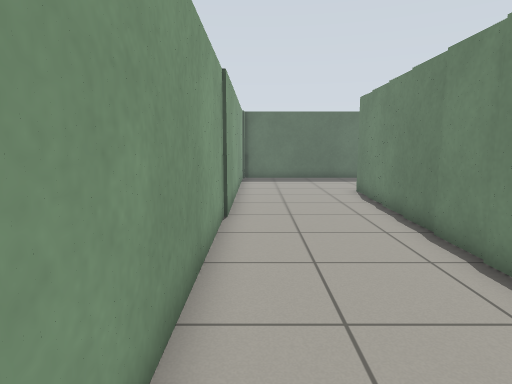
View 1 (above)

18 first-person views from a walk through a world built for the Gazebo simulator. The camera is 1 m above the floor, tilts 8° down and sees 75° across. The floor is counted in squares, 0.5 m on a side. Each view is taken from the middle of a square. On the plan, view 1 faces up. The plan holds only what a view shows up to about 18 squares ahead; the rest is blank.

View 2
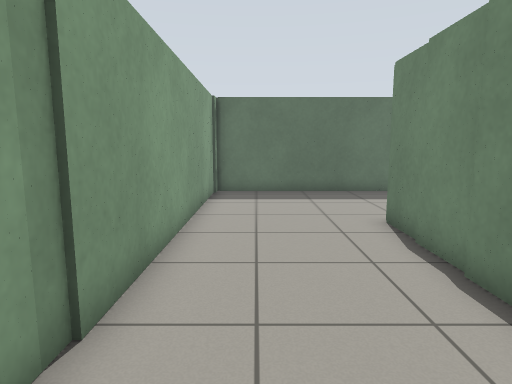

View 3
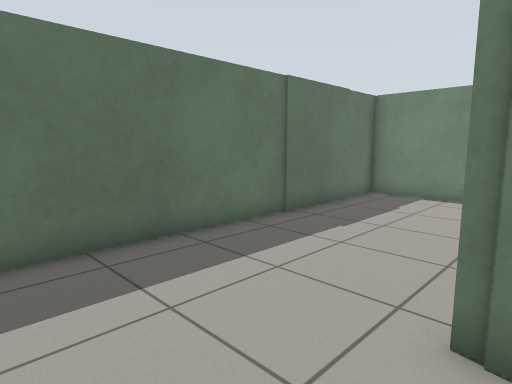

View 4
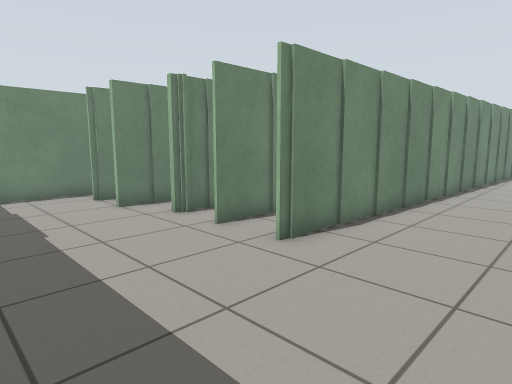

View 5
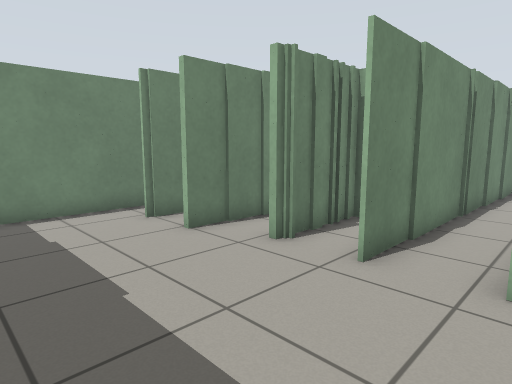

View 6
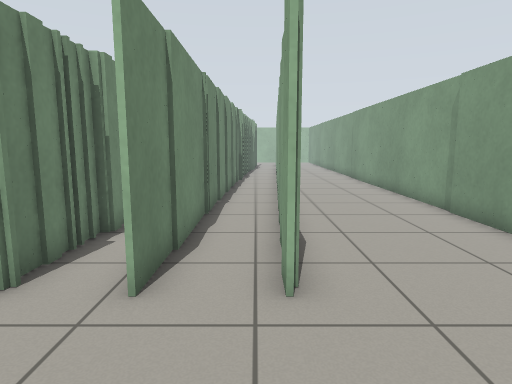

View 7
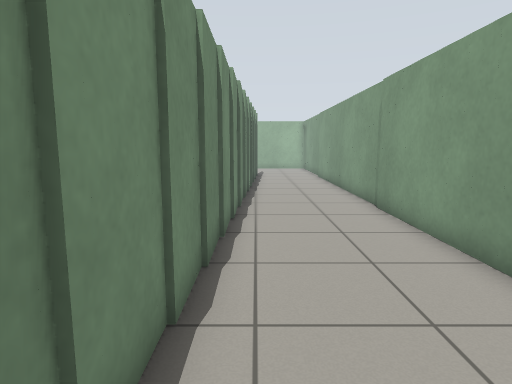

View 8
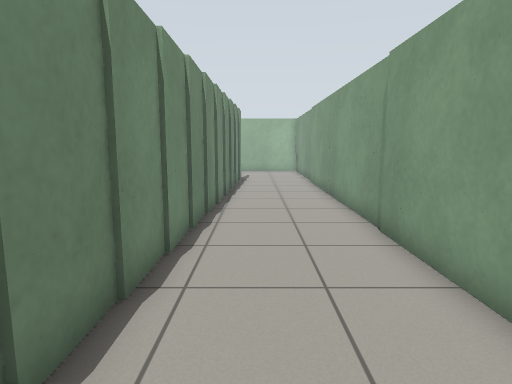

View 9
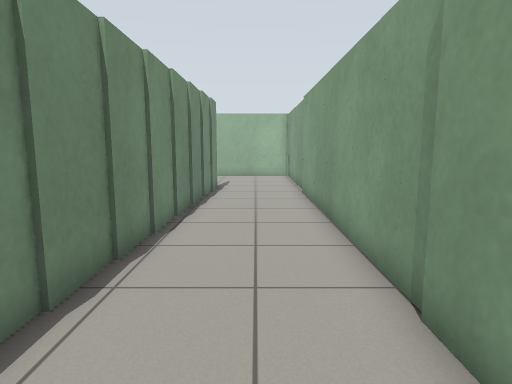

View 10
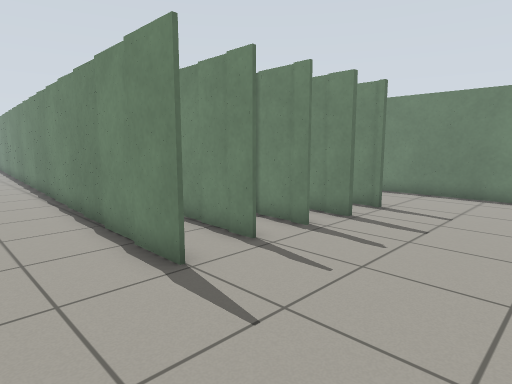

View 11
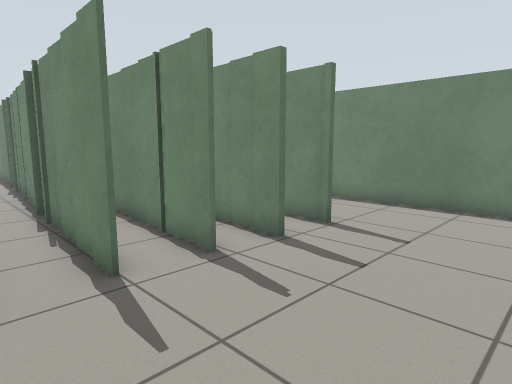

View 12
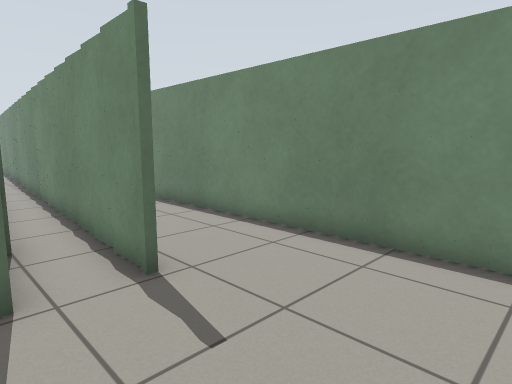

View 13
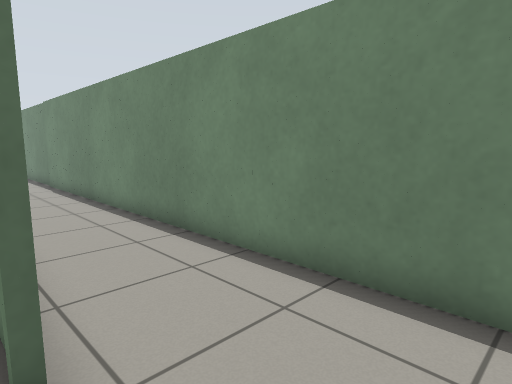

View 14
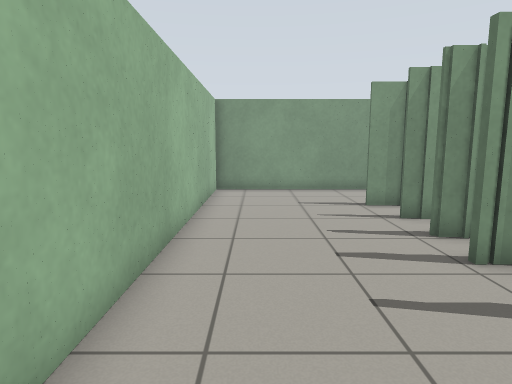

View 15
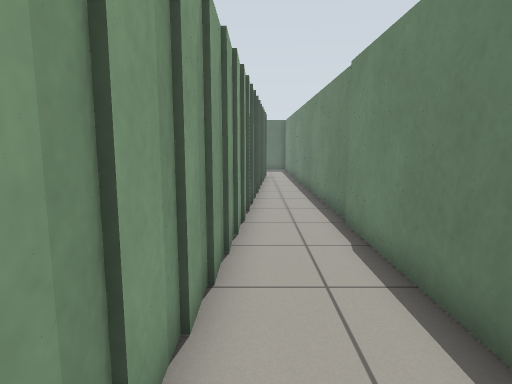

View 16
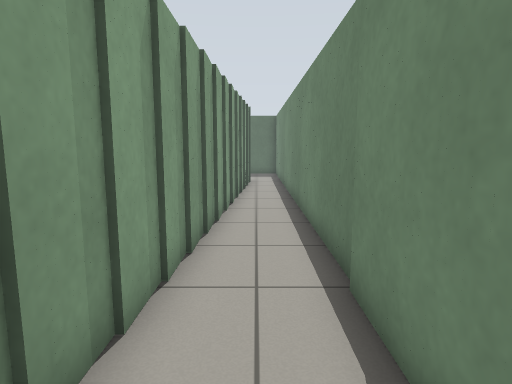

View 17
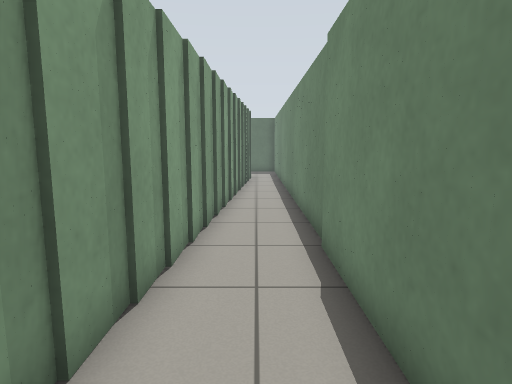

View 18
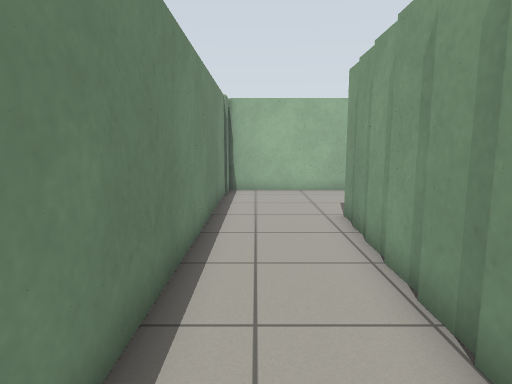

### Floor plan
Points are (right, up) in squares from view 1. A wall is a line through its corners. A room is listed if a view was taken in it or the views show most of it. See-through windows are left out.
Room 1 (views 1, 2, 3, 4, 5, 6, 7, 8, 9)
walls: (4.4, 10.9) (4.4, 14.9); (4.2, 9) (4.2, 11); (8.6, 11.4) (8.6, 14.9); (10.7, 13.1) (10.7, 15.6); (4, 3.6) (4, 9.1); (-0.9, 20) (-0.9, -2.5); (12.5, 14.5) (12.5, 15.8); (14.3, 15.5) (14.3, 20.5); (3.8, -0.1) (3.8, 3.8); (14.6, 20.5) (-0.7, 20.5) (-0.7, 20); (3.5, -3.6) (3.5, 0.1)
ways out: opening at (1, -2.3) to room 2; opening at (14, 16) to room 2; opening at (6, 15) to room 4
Room 2 (views 10, 11, 12, 13, 14, 15, 16, 17, 18)
walls: (5.3, -9.1) (5.3, -8.2); (7, -11) (7, -8.8); (3.3, -9) (3.3, -5.4); (5.1, -11.9) (5.1, -9.2); (3.1, -10.9) (3.1, -9); (5, -13.1) (5, -14); (3.5, -5.5) (3.5, -3.6); (10.9, -7.9) (10.9, -10.5); (10.7, -10.8) (10.7, -13.1); (3, -13.1) (3, -14.4); (6.6, -14.1) (6.6, -13.5); (6.8, -14.1) (6.8, -11); (4.9, -14.1) (4.9, -12); (2.9, -14.4) (2.9, -10.8); (10.5, -13.4) (10.5, -14.4); (11.1, -3.6) (11.1, -7.9); (-1.1, -12.9) (-1.1, -19.8) (14.3, -19.8) (14.3, 15.5); (11.3, -2.4) (11.3, -3.8); (-0.9, -2.5) (-0.9, -12.5); (11.5, 1.8) (11.5, -2.5); (11.7, 4.5) (11.7, 1.6); (11.9, 7.1) (11.9, 4.4); (12.1, 9.9) (12.1, 7); (12.3, 12.2) (12.3, 9.8); (12.6, 14.5) (12.6, 12.4)
ways out: opening at (1, -2.3) to room 1; opening at (14, 16) to room 1
Room 3 (no view inside)
walls: (6.2, 1) (6.2, 5); (5.8, -2.8) (5.8, -1.1); (6.4, 4.9) (6.4, 9); (4.2, 7.1) (4.2, 5.1); (5.6, -6.4) (5.6, -3.2); (4.4, 9.5) (4.4, 8.6)
ways out: opening at (5, 9) to room 4
Room 4 (no view inside)
walls: (4.4, 10.9) (4.4, 9.5); (6.6, 9.4) (6.6, 14.9); (4.6, 14.9) (4.6, 12.1)
ways out: opening at (6, 15) to room 1; opening at (5, 9) to room 3

Positions as (right, up) in squares from view 1, and headings:
1: (0, 0), facing up
2: (1, 6), facing up
3: (1, 14), facing up-right
4: (0, 20), facing down-right
5: (4, 20), facing down-right
6: (5, 19), facing down
7: (3, 9), facing down
8: (2, 6), facing down
9: (1, 2), facing down
10: (0, -19), facing up-right
11: (3, -19), facing up-right
12: (8, -19), facing up-right
13: (10, -17), facing up-right
14: (14, -18), facing left
15: (12, -7), facing up
16: (13, -3), facing up
17: (13, -5), facing up
18: (13, -5), facing down
